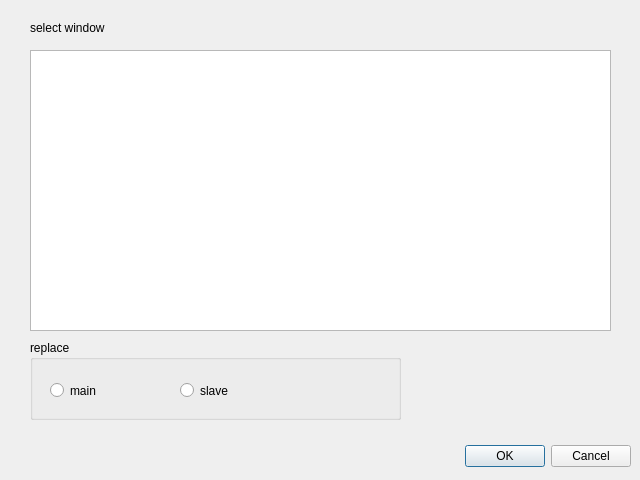
<?xml version="1.0" encoding="UTF-8"?>
<ui version="4.0">
 <class>SelectCompareDlg</class>
 <widget class="QDialog" name="SelectCompareDlg">
  <property name="geometry">
   <rect>
    <x>0</x>
    <y>0</y>
    <width>640</width>
    <height>480</height>
   </rect>
  </property>
  <property name="windowTitle">
   <string>Dialog</string>
  </property>
  <widget class="QDialogButtonBox" name="buttonBox">
   <property name="geometry">
    <rect>
     <x>10</x>
     <y>440</y>
     <width>621</width>
     <height>32</height>
    </rect>
   </property>
   <property name="orientation">
    <enum>Qt::Horizontal</enum>
   </property>
   <property name="standardButtons">
    <set>QDialogButtonBox::Cancel|QDialogButtonBox::Ok</set>
   </property>
  </widget>
  <widget class="QGroupBox" name="groupBox">
   <property name="geometry">
    <rect>
     <x>30</x>
     <y>340</y>
     <width>371</width>
     <height>80</height>
    </rect>
   </property>
   <property name="title">
    <string>replace</string>
   </property>
   <widget class="QRadioButton" name="radioMain">
    <property name="geometry">
     <rect>
      <x>20</x>
      <y>40</y>
      <width>97</width>
      <height>21</height>
     </rect>
    </property>
    <property name="text">
     <string>main</string>
    </property>
   </widget>
   <widget class="QRadioButton" name="radioSlave">
    <property name="geometry">
     <rect>
      <x>150</x>
      <y>40</y>
      <width>97</width>
      <height>21</height>
     </rect>
    </property>
    <property name="text">
     <string>slave</string>
    </property>
   </widget>
  </widget>
  <widget class="QLabel" name="label">
   <property name="geometry">
    <rect>
     <x>30</x>
     <y>20</y>
     <width>161</width>
     <height>16</height>
    </rect>
   </property>
   <property name="text">
    <string>select window</string>
   </property>
  </widget>
  <widget class="QTableWidget" name="tableWidget">
   <property name="geometry">
    <rect>
     <x>30</x>
     <y>50</y>
     <width>581</width>
     <height>281</height>
    </rect>
   </property>
  </widget>
 </widget>
 <resources/>
 <connections>
  <connection>
   <sender>buttonBox</sender>
   <signal>accepted()</signal>
   <receiver>SelectCompareDlg</receiver>
   <slot>accept()</slot>
   <hints>
    <hint type="sourcelabel">
     <x>248</x>
     <y>254</y>
    </hint>
    <hint type="destinationlabel">
     <x>157</x>
     <y>274</y>
    </hint>
   </hints>
  </connection>
  <connection>
   <sender>buttonBox</sender>
   <signal>rejected()</signal>
   <receiver>SelectCompareDlg</receiver>
   <slot>reject()</slot>
   <hints>
    <hint type="sourcelabel">
     <x>316</x>
     <y>260</y>
    </hint>
    <hint type="destinationlabel">
     <x>286</x>
     <y>274</y>
    </hint>
   </hints>
  </connection>
 </connections>
</ui>
